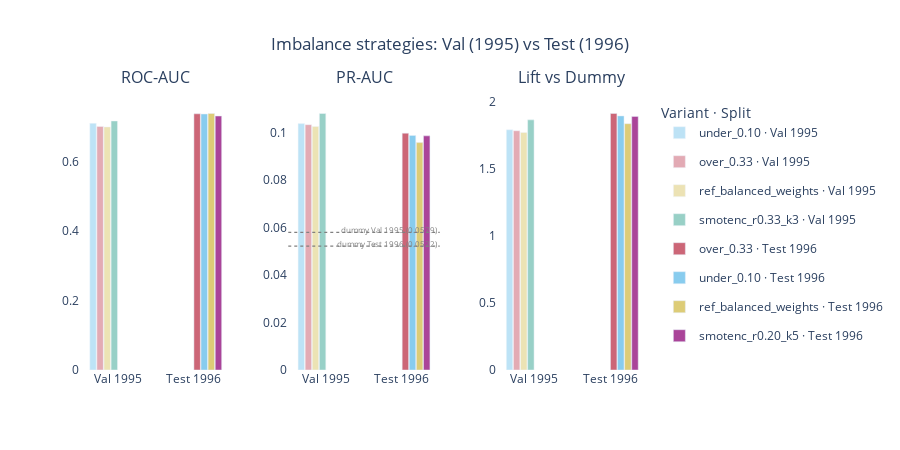

Source (notebook cell):
### Markdown cell above
### SMOTENC result 
Because the minority class is ~6% and the dataset contains many categorical variables, we evaluated **SMOTENC** (categorical-aware synthetic oversampling) as an additional imbalance strategy.

Using the temporal protocol, **SMOTENC (ratio=0.33, k=3)** achieved the best PR-AUC on both validation and test.

### Code cell
# final evaluation visual

top2 = ["under_0.10", "over_0.33"]
cols = ["variant", "split", "eval_roc_auc", "eval_pr_auc", "eval_lift_vs_dummy", "eval_ap_dummy"]

# val: top2 + ref_balanced + smotenc
top4 = top2 + ["ref_balanced_weights", "smotenc_r0.33_k3"]
df_val_top4 = df_val[df_val["variant"].isin(top2 + ["ref_balanced_weights"])].copy()
df_val_top4["split"] = "Val 1995"

# smotenc val row из df_smote_val
smote_val_row = df_smote_val.iloc[0][["eval_roc_auc", "eval_pr_auc", "eval_lift_vs_dummy", "eval_ap_dummy"]].to_dict()
smote_val_row["variant"] = "smotenc_r0.33_k3"
smote_val_row["split"]   = "Val 1995"
df_smote_val_row = pd.DataFrame([smote_val_row])

# test: top2 + ref_balanced + smotenc
df_test_plot = df_test.copy()
df_test_plot["split"] = "Test 1996"

rows_ref = [eval_year_split(
    train_years=TRAIN_YEARS_FOR_TEST,
    eval_year=TEST_YEAR,
    features=FEATURES,
    sampler=None,
    class_weight="balanced",
    name="ref_balanced_weights"
)]
df_test_ref = pd.DataFrame(rows_ref)
df_test_ref["split"] = "Test 1996"

df_smote_test_plot = df_smote_test.copy()
df_smote_test_plot["split"] = "Test 1996"

df_combined = pd.concat([
    df_val_top4[cols],
    df_smote_val_row[cols],
    df_test_plot[cols],
    df_test_ref[cols],
    df_smote_test_plot[cols],
], ignore_index=True)

# styling
variant_colors = {
    "under_0.10":           "#88CCEE",  
    "over_0.33":            "#CC6677",  
    "ref_balanced_weights": "#DDCC77",  
    "smotenc_r0.33_k3":     "#44AA99", 
    "smotenc_r0.20_k5":     "#AA4499",
}
split_opacity = {"Val 1995": 0.55, "Test 1996": 1.0}

metrics = [
    ("eval_roc_auc",        "ROC-AUC"),
    ("eval_pr_auc",         "PR-AUC"),
    ("eval_lift_vs_dummy",  "Lift vs Dummy"),
]

# plotttt
fig = make_subplots(
    rows=1, cols=3,
    subplot_titles=[m[1] for m in metrics],
    horizontal_spacing=0.1,
)

shown_legends = set()

for col_idx, (metric_col, metric_name) in enumerate(metrics, start=1):
    for _, row in df_combined.iterrows():
        variant    = row["variant"]
        split      = row["split"]
        score      = row[metric_col]
        legend_key = (variant, split)

        fig.add_trace(
            go.Bar(
                x=[split],
                y=[score],
                name=f"{variant} · {split}",
                marker_color=variant_colors[variant],
                opacity=split_opacity[split],
                text=f"{score:.4f}",
                textposition="inside",
                textfont=dict(color="white", size=9),
                hovertemplate=(
                    f"<b>{variant}</b><br>"
                    f"Split: {split}<br>"
                    f"{metric_name}: {score:.4f}<br>"
                    + (f"Lift vs dummy: {row['eval_lift_vs_dummy']:.3f}×"
                       if metric_col != "eval_lift_vs_dummy" else "")
                    + "<extra></extra>"
                ),
                showlegend=(legend_key not in shown_legends and col_idx == 1),
                legendgroup=f"{variant}·{split}",
            ),
            row=1, col=col_idx,
        )
        shown_legends.add(legend_key)

# dummy AP line
for split_name, dummy_val in [("Val 1995", 0.05794), ("Test 1996", 0.052168)]:
    fig.add_hline(
        y=dummy_val, row=1, col=2,
        line_dash="dot", line_color="gray", line_width=1.2,
        annotation_text=f"dummy {split_name} ({dummy_val:.4f})",
        annotation_position="bottom right",
        annotation_font=dict(size=8, color="gray"),
    )

fig.update_layout(
    title_text="Imbalance strategies: Val (1995) vs Test (1996)",
    title_x=0.5,
    height=450,
    bargap=0.25,
    bargroupgap=0.09,
    barmode="group",
    plot_bgcolor="white",
    paper_bgcolor="white",
    legend=dict(title="Variant · Split", x=1.02, y=1.0),
)
fig.update_yaxes(rangemode="tozero")
fig.update_annotations(yshift=+10)
fig.show()

### Figure 1 — Plotly figure (JSON) as saved in the notebook; plotly's stock layout.template omitted (floating-point values rounded to 4 significant figures)
{"data": [{"hovertemplate": "<b>under_0.10</b><br>Split: Val 1995<br>ROC-AUC: 0.7108<br>Lift vs dummy: 1.790×<extra></extra>", "legendgroup": "under_0.10·Val 1995", "marker": {"color": "#88CCEE"}, "name": "under_0.10 · Val 1995", "opacity": 0.55, "showlegend": true, "text": "0.7108", "textfont": {"color": "white", "size": 9}, "textposition": "inside", "type": "bar", "x": ["Val 1995"], "xaxis": "x", "y": [0.7108], "yaxis": "y"}, {"hovertemplate": "<b>over_0.33</b><br>Split: Val 1995<br>ROC-AUC: 0.7019<br>Lift vs dummy: 1.782×<extra></extra>", "legendgroup": "over_0.33·Val 1995", "marker": {"color": "#CC6677"}, "name": "over_0.33 · Val 1995", "opacity": 0.55, "showlegend": true, "text": "0.7019", "textfont": {"color": "white", "size": 9}, "textposition": "inside", "type": "bar", "x": ["Val 1995"], "xaxis": "x", "y": [0.7019], "yaxis": "y"}, {"hovertemplate": "<b>ref_balanced_weights</b><br>Split: Val 1995<br>ROC-AUC: 0.7006<br>Lift vs dummy: 1.769×<extra></extra>", "legendgroup": "ref_balanced_weights·Val 1995", "marker": {"color": "#DDCC77"}, "name": "ref_balanced_weights · Val 1995", "opacity": 0.55, "showlegend": true, "text": "0.7006", "textfont": {"color": "white", "size": 9}, "textposition": "inside", "type": "bar", "x": ["Val 1995"], "xaxis": "x", "y": [0.7006], "yaxis": "y"}, {"hovertemplate": "<b>smotenc_r0.33_k3</b><br>Split: Val 1995<br>ROC-AUC: 0.7177<br>Lift vs dummy: 1.863×<extra></extra>", "legendgroup": "smotenc_r0.33_k3·Val 1995", "marker": {"color": "#44AA99"}, "name": "smotenc_r0.33_k3 · Val 1995", "opacity": 0.55, "showlegend": true, "text": "0.7177", "textfont": {"color": "white", "size": 9}, "textposition": "inside", "type": "bar", "x": ["Val 1995"], "xaxis": "x", "y": [0.7177], "yaxis": "y"}, {"hovertemplate": "<b>over_0.33</b><br>Split: Test 1996<br>ROC-AUC: 0.7383<br>Lift vs dummy: 1.911×<extra></extra>", "legendgroup": "over_0.33·Test 1996", "marker": {"color": "#CC6677"}, "name": "over_0.33 · Test 1996", "opacity": 1, "showlegend": true, "text": "0.7383", "textfont": {"color": "white", "size": 9}, "textposition": "inside", "type": "bar", "x": ["Test 1996"], "xaxis": "x", "y": [0.7383], "yaxis": "y"}, {"hovertemplate": "<b>under_0.10</b><br>Split: Test 1996<br>ROC-AUC: 0.7377<br>Lift vs dummy: 1.892×<extra></extra>", "legendgroup": "under_0.10·Test 1996", "marker": {"color": "#88CCEE"}, "name": "under_0.10 · Test 1996", "opacity": 1, "showlegend": true, "text": "0.7377", "textfont": {"color": "white", "size": 9}, "textposition": "inside", "type": "bar", "x": ["Test 1996"], "xaxis": "x", "y": [0.7377], "yaxis": "y"}, {"hovertemplate": "<b>ref_balanced_weights</b><br>Split: Test 1996<br>ROC-AUC: 0.7392<br>Lift vs dummy: 1.835×<extra></extra>", "legendgroup": "ref_balanced_weights·Test 1996", "marker": {"color": "#DDCC77"}, "name": "ref_balanced_weights · Test 1996", "opacity": 1, "showlegend": true, "text": "0.7392", "textfont": {"color": "white", "size": 9}, "textposition": "inside", "type": "bar", "x": ["Test 1996"], "xaxis": "x", "y": [0.7392], "yaxis": "y"}, {"hovertemplate": "<b>smotenc_r0.20_k5</b><br>Split: Test 1996<br>ROC-AUC: 0.7319<br>Lift vs dummy: 1.889×<extra></extra>", "legendgroup": "smotenc_r0.20_k5·Test 1996", "marker": {"color": "#AA4499"}, "name": "smotenc_r0.20_k5 · Test 1996", "opacity": 1, "showlegend": true, "text": "0.7319", "textfont": {"color": "white", "size": 9}, "textposition": "inside", "type": "bar", "x": ["Test 1996"], "xaxis": "x", "y": [0.7319], "yaxis": "y"}, {"hovertemplate": "<b>under_0.10</b><br>Split: Val 1995<br>PR-AUC: 0.1037<br>Lift vs dummy: 1.790×<extra></extra>", "legendgroup": "under_0.10·Val 1995", "marker": {"color": "#88CCEE"}, "name": "under_0.10 · Val 1995", "opacity": 0.55, "showlegend": false, "text": "0.1037", "textfont": {"color": "white", "size": 9}, "textposition": "inside", "type": "bar", "x": ["Val 1995"], "xaxis": "x2", "y": [0.1037], "yaxis": "y2"}, {"hovertemplate": "<b>over_0.33</b><br>Split: Val 1995<br>PR-AUC: 0.1033<br>Lift vs dummy: 1.782×<extra></extra>", "legendgroup": "over_0.33·Val 1995", "marker": {"color": "#CC6677"}, "name": "over_0.33 · Val 1995", "opacity": 0.55, "showlegend": false, "text": "0.1033", "textfont": {"color": "white", "size": 9}, "textposition": "inside", "type": "bar", "x": ["Val 1995"], "xaxis": "x2", "y": [0.1033], "yaxis": "y2"}, {"hovertemplate": "<b>ref_balanced_weights</b><br>Split: Val 1995<br>PR-AUC: 0.1025<br>Lift vs dummy: 1.769×<extra></extra>", "legendgroup": "ref_balanced_weights·Val 1995", "marker": {"color": "#DDCC77"}, "name": "ref_balanced_weights · Val 1995", "opacity": 0.55, "showlegend": false, "text": "0.1025", "textfont": {"color": "white", "size": 9}, "textposition": "inside", "type": "bar", "x": ["Val 1995"], "xaxis": "x2", "y": [0.1025], "yaxis": "y2"}, {"hovertemplate": "<b>smotenc_r0.33_k3</b><br>Split: Val 1995<br>PR-AUC: 0.1080<br>Lift vs dummy: 1.863×<extra></extra>", "legendgroup": "smotenc_r0.33_k3·Val 1995", "marker": {"color": "#44AA99"}, "name": "smotenc_r0.33_k3 · Val 1995", "opacity": 0.55, "showlegend": false, "text": "0.1080", "textfont": {"color": "white", "size": 9}, "textposition": "inside", "type": "bar", "x": ["Val 1995"], "xaxis": "x2", "y": [0.108], "yaxis": "y2"}, {"hovertemplate": "<b>over_0.33</b><br>Split: Test 1996<br>PR-AUC: 0.0997<br>Lift vs dummy: 1.911×<extra></extra>", "legendgroup": "over_0.33·Test 1996", "marker": {"color": "#CC6677"}, "name": "over_0.33 · Test 1996", "opacity": 1, "showlegend": false, "text": "0.0997", "textfont": {"color": "white", "size": 9}, "textposition": "inside", "type": "bar", "x": ["Test 1996"], "xaxis": "x2", "y": [0.09967], "yaxis": "y2"}, {"hovertemplate": "<b>under_0.10</b><br>Split: Test 1996<br>PR-AUC: 0.0987<br>Lift vs dummy: 1.892×<extra></extra>", "legendgroup": "under_0.10·Test 1996", "marker": {"color": "#88CCEE"}, "name": "under_0.10 · Test 1996", "opacity": 1, "showlegend": false, "text": "0.0987", "textfont": {"color": "white", "size": 9}, "textposition": "inside", "type": "bar", "x": ["Test 1996"], "xaxis": "x2", "y": [0.09872], "yaxis": "y2"}, {"hovertemplate": "<b>ref_balanced_weights</b><br>Split: Test 1996<br>PR-AUC: 0.0957<br>Lift vs dummy: 1.835×<extra></extra>", "legendgroup": "ref_balanced_weights·Test 1996", "marker": {"color": "#DDCC77"}, "name": "ref_balanced_weights · Test 1996", "opacity": 1, "showlegend": false, "text": "0.0957", "textfont": {"color": "white", "size": 9}, "textposition": "inside", "type": "bar", "x": ["Test 1996"], "xaxis": "x2", "y": [0.09571], "yaxis": "y2"}, {"hovertemplate": "<b>smotenc_r0.20_k5</b><br>Split: Test 1996<br>PR-AUC: 0.0985<br>Lift vs dummy: 1.889×<extra></extra>", "legendgroup": "smotenc_r0.20_k5·Test 1996", "marker": {"color": "#AA4499"}, "name": "smotenc_r0.20_k5 · Test 1996", "opacity": 1, "showlegend": false, "text": "0.0985", "textfont": {"color": "white", "size": 9}, "textposition": "inside", "type": "bar", "x": ["Test 1996"], "xaxis": "x2", "y": [0.09855], "yaxis": "y2"}, {"hovertemplate": "<b>under_0.10</b><br>Split: Val 1995<br>Lift vs Dummy: 1.7898<br><extra></extra>", "legendgroup": "under_0.10·Val 1995", "marker": {"color": "#88CCEE"}, "name": "under_0.10 · Val 1995", "opacity": 0.55, "showlegend": false, "text": "1.7898", "textfont": {"color": "white", "size": 9}, "textposition": "inside", "type": "bar", "x": ["Val 1995"], "xaxis": "x3", "y": [1.79], "yaxis": "y3"}, {"hovertemplate": "<b>over_0.33</b><br>Split: Val 1995<br>Lift vs Dummy: 1.7821<br><extra></extra>", "legendgroup": "over_0.33·Val 1995", "marker": {"color": "#CC6677"}, "name": "over_0.33 · Val 1995", "opacity": 0.55, "showlegend": false, "text": "1.7821", "textfont": {"color": "white", "size": 9}, "textposition": "inside", "type": "bar", "x": ["Val 1995"], "xaxis": "x3", "y": [1.782], "yaxis": "y3"}, {"hovertemplate": "<b>ref_balanced_weights</b><br>Split: Val 1995<br>Lift vs Dummy: 1.7694<br><extra></extra>", "legendgroup": "ref_balanced_weights·Val 1995", "marker": {"color": "#DDCC77"}, "name": "ref_balanced_weights · Val 1995", "opacity": 0.55, "showlegend": false, "text": "1.7694", "textfont": {"color": "white", "size": 9}, "textposition": "inside", "type": "bar", "x": ["Val 1995"], "xaxis": "x3", "y": [1.769], "yaxis": "y3"}, {"hovertemplate": "<b>smotenc_r0.33_k3</b><br>Split: Val 1995<br>Lift vs Dummy: 1.8633<br><extra></extra>", "legendgroup": "smotenc_r0.33_k3·Val 1995", "marker": {"color": "#44AA99"}, "name": "smotenc_r0.33_k3 · Val 1995", "opacity": 0.55, "showlegend": false, "text": "1.8633", "textfont": {"color": "white", "size": 9}, "textposition": "inside", "type": "bar", "x": ["Val 1995"], "xaxis": "x3", "y": [1.863], "yaxis": "y3"}, {"hovertemplate": "<b>over_0.33</b><br>Split: Test 1996<br>Lift vs Dummy: 1.9106<br><extra></extra>", "legendgroup": "over_0.33·Test 1996", "marker": {"color": "#CC6677"}, "name": "over_0.33 · Test 1996", "opacity": 1, "showlegend": false, "text": "1.9106", "textfont": {"color": "white", "size": 9}, "textposition": "inside", "type": "bar", "x": ["Test 1996"], "xaxis": "x3", "y": [1.911], "yaxis": "y3"}, {"hovertemplate": "<b>under_0.10</b><br>Split: Test 1996<br>Lift vs Dummy: 1.8924<br><extra></extra>", "legendgroup": "under_0.10·Test 1996", "marker": {"color": "#88CCEE"}, "name": "under_0.10 · Test 1996", "opacity": 1, "showlegend": false, "text": "1.8924", "textfont": {"color": "white", "size": 9}, "textposition": "inside", "type": "bar", "x": ["Test 1996"], "xaxis": "x3", "y": [1.892], "yaxis": "y3"}, {"hovertemplate": "<b>ref_balanced_weights</b><br>Split: Test 1996<br>Lift vs Dummy: 1.8347<br><extra></extra>", "legendgroup": "ref_balanced_weights·Test 1996", "marker": {"color": "#DDCC77"}, "name": "ref_balanced_weights · Test 1996", "opacity": 1, "showlegend": false, "text": "1.8347", "textfont": {"color": "white", "size": 9}, "textposition": "inside", "type": "bar", "x": ["Test 1996"], "xaxis": "x3", "y": [1.835], "yaxis": "y3"}, {"hovertemplate": "<b>smotenc_r0.20_k5</b><br>Split: Test 1996<br>Lift vs Dummy: 1.8890<br><extra></extra>", "legendgroup": "smotenc_r0.20_k5·Test 1996", "marker": {"color": "#AA4499"}, "name": "smotenc_r0.20_k5 · Test 1996", "opacity": 1, "showlegend": false, "text": "1.8890", "textfont": {"color": "white", "size": 9}, "textposition": "inside", "type": "bar", "x": ["Test 1996"], "xaxis": "x3", "y": [1.889], "yaxis": "y3"}], "layout": {"annotations": [{"font": {"size": 16}, "showarrow": false, "text": "ROC-AUC", "x": 0.1333, "xanchor": "center", "xref": "paper", "y": 1, "yanchor": "bottom", "yref": "paper", "yshift": 10}, {"font": {"size": 16}, "showarrow": false, "text": "PR-AUC", "x": 0.5, "xanchor": "center", "xref": "paper", "y": 1, "yanchor": "bottom", "yref": "paper", "yshift": 10}, {"font": {"size": 16}, "showarrow": false, "text": "Lift vs Dummy", "x": 0.8667, "xanchor": "center", "xref": "paper", "y": 1, "yanchor": "bottom", "yref": "paper", "yshift": 10}, {"font": {"color": "gray", "size": 8}, "showarrow": false, "text": "dummy Val 1995 (0.0579)", "x": 1, "xanchor": "right", "xref": "x2 domain", "y": 0.05794, "yanchor": "top", "yref": "y2", "yshift": 10}, {"font": {"color": "gray", "size": 8}, "showarrow": false, "text": "dummy Test 1996 (0.0522)", "x": 1, "xanchor": "right", "xref": "x2 domain", "y": 0.05217, "yanchor": "top", "yref": "y2", "yshift": 10}], "bargap": 0.25, "bargroupgap": 0.09, "barmode": "group", "height": 450, "legend": {"title": {"text": "Variant · Split"}, "x": 1.02, "y": 1}, "paper_bgcolor": "white", "plot_bgcolor": "white", "shapes": [{"line": {"color": "gray", "dash": "dot", "width": 1.2}, "type": "line", "x0": 0, "x1": 1, "xref": "x2 domain", "y0": 0.05794, "y1": 0.05794, "yref": "y2"}, {"line": {"color": "gray", "dash": "dot", "width": 1.2}, "type": "line", "x0": 0, "x1": 1, "xref": "x2 domain", "y0": 0.05217, "y1": 0.05217, "yref": "y2"}], "title": {"text": "Imbalance strategies: Val (1995) vs Test (1996)", "x": 0.5}, "xaxis": {"anchor": "y", "domain": [0, 0.2667]}, "xaxis2": {"anchor": "y2", "domain": [0.3667, 0.6333]}, "xaxis3": {"anchor": "y3", "domain": [0.7333, 1]}, "yaxis": {"anchor": "x", "domain": [0, 1], "rangemode": "tozero"}, "yaxis2": {"anchor": "x2", "domain": [0, 1], "rangemode": "tozero"}, "yaxis3": {"anchor": "x3", "domain": [0, 1], "rangemode": "tozero"}}}
